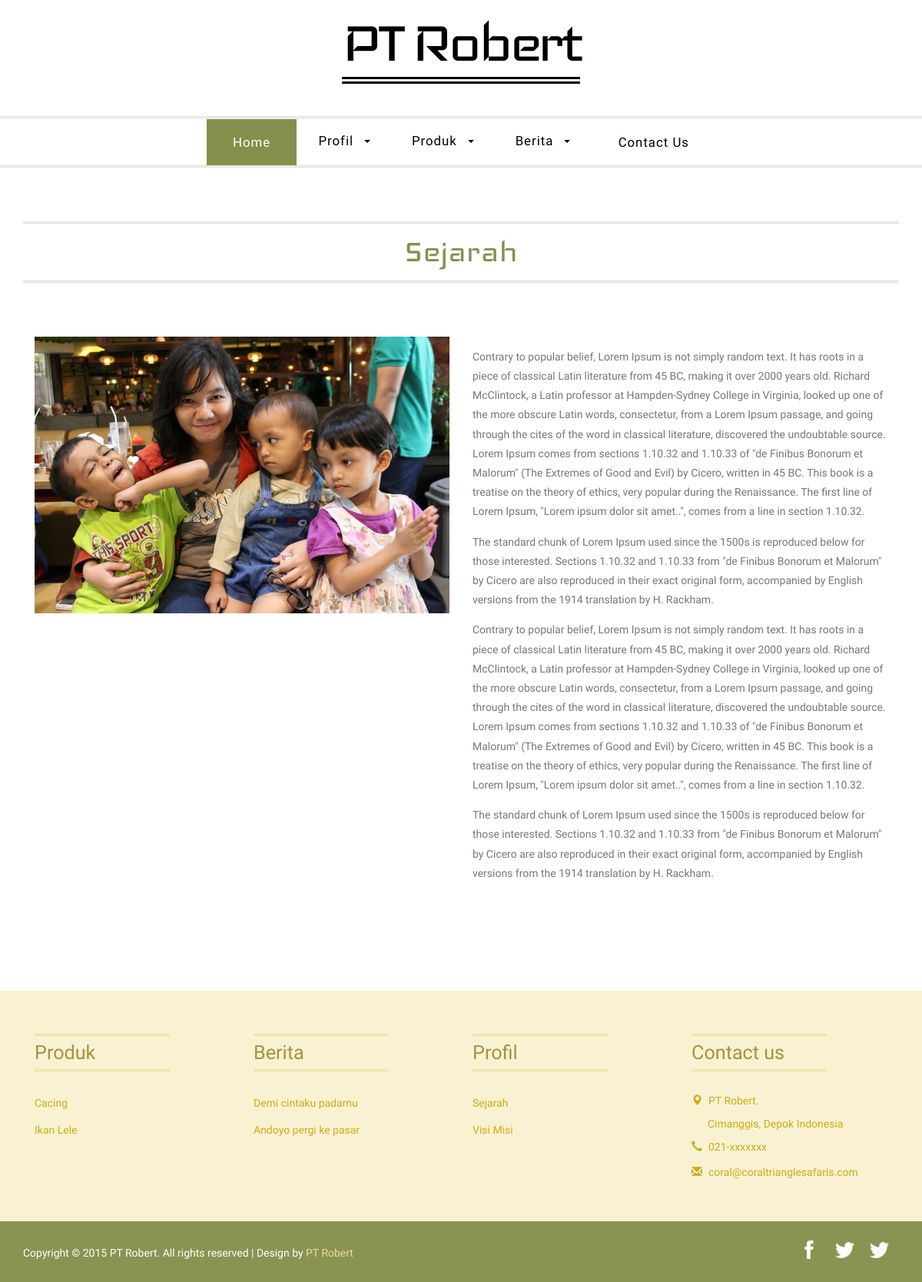
Screenshot of /berita/read/sejarah with the database file from the repository.
### tables this page shows
CREATE TABLE IF NOT EXISTS `konfigurasi` (
  `id_konfigurasi` int(11) NOT NULL AUTO_INCREMENT,
  `home_setting` varchar(20) NOT NULL,
  `namaweb` varchar(200) NOT NULL,
  `tagline` varchar(200) DEFAULT NULL,
  `tentang` varchar(500) DEFAULT NULL,
  `gambar` text,
  `video` varchar(50) DEFAULT NULL,
  `yacht` text NOT NULL,
  `website` varchar(255) DEFAULT NULL,
  `email` varchar(255) DEFAULT NULL,
  `alamat` varchar(400) DEFAULT NULL,
  `telepon` varchar(50) DEFAULT NULL,
  `hp` varchar(50) DEFAULT NULL,
  `fax` varchar(50) DEFAULT NULL,
  `logo` varchar(255) DEFAULT NULL,
  `icon` varchar(255) DEFAULT NULL,
  `keywords` varchar(400) DEFAULT NULL,
  `metatext` text,
  `facebook` varchar(255) DEFAULT NULL,
  `twitter` varchar(255) DEFAULT NULL,
  `instagram` varchar(255) DEFAULT NULL,
  `google_map` text,
  `judul_1` varchar(200) DEFAULT NULL,
  `pesan_1` varchar(200) DEFAULT NULL,
  `judul_2` varchar(200) DEFAULT NULL,
  `pesan_2` varchar(200) DEFAULT NULL,
  `judul_3` varchar(200) DEFAULT NULL,
  `pesan_3` varchar(200) DEFAULT NULL,
  `judul_4` varchar(200) DEFAULT NULL,
  `pesan_4` varchar(200) DEFAULT NULL,
  `judul_5` varchar(200) DEFAULT NULL,
  `pesan_5` varchar(200) NOT NULL,
  `judul_6` varchar(200) DEFAULT NULL,
  `pesan_6` varchar(200) NOT NULL,
  `id_user` int(11) NOT NULL,
  `tanggal` timestamp NOT NULL DEFAULT CURRENT_TIMESTAMP ON UPDATE CURRENT_TIMESTAMP,
  PRIMARY KEY (`id_konfigurasi`)
);

CREATE TABLE IF NOT EXISTS `berita` (
  `id_berita` int(11) NOT NULL AUTO_INCREMENT,
  `id_user` int(11) NOT NULL,
  `id_kategori_berita` int(11) NOT NULL,
  `slug_berita` varchar(255) NOT NULL,
  `nama_berita` varchar(255) NOT NULL,
  `keterangan` text NOT NULL,
  `jenis_berita` varchar(20) NOT NULL,
  `status_berita` varchar(20) NOT NULL,
  `gambar` varchar(255) NOT NULL,
  `tanggal_post` datetime NOT NULL,
  `tanggal` timestamp NOT NULL DEFAULT CURRENT_TIMESTAMP ON UPDATE CURRENT_TIMESTAMP,
  PRIMARY KEY (`id_berita`)
);

CREATE TABLE IF NOT EXISTS `produk` (
  `id_produk` int(11) NOT NULL AUTO_INCREMENT,
  `id_user` int(11) NOT NULL,
  `id_kategori_produk` int(11) NOT NULL,
  `slug_produk` varchar(255) NOT NULL,
  `nama_produk` varchar(255) NOT NULL,
  `keterangan` text NOT NULL,
  `harga` int(11) NOT NULL,
  `stok` int(11) NOT NULL,
  `satuan` varchar(20) NOT NULL,
  `status_produk` varchar(20) NOT NULL,
  `gambar` varchar(255) NOT NULL,
  `tanggal_post` datetime NOT NULL,
  `tanggal` timestamp NOT NULL DEFAULT CURRENT_TIMESTAMP ON UPDATE CURRENT_TIMESTAMP,
  PRIMARY KEY (`id_produk`)
);

CREATE TABLE IF NOT EXISTS `kategori_produk` (
  `id_kategori_produk` int(11) NOT NULL AUTO_INCREMENT,
  `slug_kategori_produk` varchar(255) NOT NULL,
  `nama_kategori_produk` varchar(255) NOT NULL,
  `keterangan` text,
  `urutan` int(11) DEFAULT NULL,
  PRIMARY KEY (`id_kategori_produk`)
);

### application/views/layout/wrapper.php (called while the page is built)
<?php
require_once('head.php');
require_once('header.php');
require_once('nav.php');
require_once('content.php');
require_once('footer.php');

### application/controllers/Berita.php (called while the page is built, shortened)
<?php
class Berita extends CI_Controller {
	public function __construct(){
		$this->load->model('konfigurasi_model');
		$this->load->model('berita_model');
		$this->load->model('kategori_berita_model');
	}
	public function read($slug_berita) {
		$berita	= $this->berita_model->home();
		$read	= $this->berita_model->read($slug_berita);
		$data	= array( 'title'	=> $read->nama_berita,
						 'keywords' => $read->nama_berita,
						 'berita'	=> $berita,
						 'read'		=> $read,
						 'isi'		=> 'berita/read');
		$this->load->view('layout/wrapper',$data);
	}
}

### index.php (called while the page is built, shortened)
<?php
require_once BASEPATH.'core/CodeIgniter.php';

### application/models/Konfigurasi_model.php (called while the page is built, shortened)
<?php
class Konfigurasi_model extends CI_Model {
	public function listing() {
		$this->db->select('*');
		$this->db->from('konfigurasi');
		$this->db->order_by('id_konfigurasi','DESC');
		$query = $this->db->get();
		return $query->row_array();
	}
}

### application/views/layout/content.php (called while the page is built)
<?php
if($isi)   {
	$this->load->view($isi);
}

### application/models/Berita_model.php (called while the page is built, shortened)
<?php
class Berita_model extends CI_Model {
	public function read($slug_berita) {
		$this->db->select('berita.*, kategori_berita.nama_kategori_berita, users.nama');
		$this->db->from('berita');
		$this->db->join('kategori_berita','kategori_berita.id_kategori_berita = berita.id_kategori_berita', 'LEFT');
		$this->db->join('users','users.id_user = berita.id_user','LEFT');
		$this->db->where('slug_berita',$slug_berita);
		$this->db->order_by('id_berita','DESC');
		$query = $this->db->get();
		return $query->row();
	}
	public function home() {
		$this->db->select('berita.*, kategori_berita.nama_kategori_berita, users.nama');
		$this->db->from('berita');
		$this->db->join('kategori_berita','kategori_berita.id_kategori_berita = berita.id_kategori_berita', 'LEFT');
		$this->db->join('users','users.id_user = berita.id_user','LEFT');
		$this->db->where('berita.status_berita','Publish');
		$this->db->order_by('id_berita','DESC');
		$this->db->limit(6);
		$query = $this->db->get();
		return $query->result();
	}
}

### application/models/Site_model.php (called while the page is built, shortened)
<?php
class Site_model extends CI_Model {
	public function nav_produk() {
		$this->db->select('produk.*,kategori_produk.nama_kategori_produk,
						  kategori_produk.slug_kategori_produk');
		$this->db->from('produk');
		$this->db->join('kategori_produk','kategori_produk.id_kategori_produk = produk.id_kategori_produk');
		$this->db->group_by('produk.id_kategori_produk');
		$this->db->order_by('kategori_produk.nama_kategori_produk','ASC');
		$query = $this->db->get();
		return $query->result();
	}
	public function nav_berita() {
		$this->db->select('berita.*,kategori_berita.nama_kategori_berita,
						  kategori_berita.slug_kategori_berita');
		$this->db->from('berita');
		$this->db->join('kategori_berita','kategori_berita.id_kategori_berita = berita.id_kategori_berita');
		$this->db->group_by('berita.id_kategori_berita');
		$this->db->order_by('kategori_berita.nama_kategori_berita','ASC');
		$query = $this->db->get();
		return $query->result();
	}
	public function nav_profil() {
		$this->db->select('*');
		$this->db->from('berita');
		$this->db->where(array(	'jenis_berita'	=> 'Profil',
								'status_berita'	=> 'Publish'));
		$this->db->order_by('nama_berita');
		$query = $this->db->get();
		return $query->result();
	}
}

### application/views/berita/read.php (the view)
	<div class="about">
		<div class="container">
			<h3 class="title"><?php echo $title ?></h3>
			<div class="about-text">
				<div class="col-md-6 about-text-left">
					<img src="<?php echo base_url('assets/upload/image/'.$read->gambar) ?>" class="img-responsive" alt="<?php echo $title ?>"/>
				</div>
				<div class="col-md-6 about-text-right">
					<?php echo $read->keterangan ?>
				</div>
				<div class="clearfix"> </div>
			</div>
		</div>
</div>

### application/views/layout/header.php
<?php
$site = $this->konfigurasi_model->listing();
?>
<div class="logo">
  <div class="container">
	  <div class="logo-info">
		  <a href="<?php echo base_url() ?>">
			  <h1><?php echo $site['namaweb'] ?></h1>
		  </a>
	  </div>
  </div>
</div>

### application/views/layout/footer.php (shortened to what this page needs)
<?php
$site = $this->konfigurasi_model->listing();
?>
<div class="footer">
<div class="container">
<div class="footer-grids">
	<div class="col-md-3 footer-grid">
		<h3 class="title">Produk</h3>
		<ul>
		<?php
		$footer_produk	= $this->site_model->nav_produk();
		foreach($footer_produk as $foprod) {
		?>
			<li><a href="<?php echo base_url('produk/kategori/'.$foprod->slug_kategori_produk) ?>"><?php echo $foprod->nama_kategori_produk ?></a></li>
		<?php } ?>
		</ul>
	</div>
	<div class="col-md-3 footer-grid">
		<h3 class="title">Berita</h3>
		 <ul>
         	<?php
			$footer_berita	= $this->site_model->nav_berita();
			foreach($footer_berita as $fober) {
			?>
			<li><a href="<?php echo base_url('berita/kategori/'.$fober->slug_berita) ?>"><?php echo $fober->nama_berita ?></a></li>
			<?php } ?>
		</ul>
	</div>
	<div class="col-md-3 footer-grid">
		<h3 class="title">Profil</h3>
		<ul>
        <?php
		$footer_profil	= $this->site_model->nav_profil();
		foreach($footer_profil as $foprof) {
		?>
			<li><a href="<?php echo base_url('berita/read/'.$foprof->slug_berita) ?>">
			<?php echo $foprof->nama_berita ?></a></li>
		<?php } ?>
		</ul>
	</div>
	<div class="col-md-3 footer-grid contact-grid">
			<h3 class="title">Contact us</h3>
			<ul>
				<li><span class="glyphicon glyphicon-map-marker" aria-hidden="true"></span><?php echo $site['namaweb']?>.</li>
				<li class="adrs"><?php echo nl2br ($site['alamat'])?></li>
				<li><span class="glyphicon glyphicon-earphone" aria-hidden="true"></span><?php echo $site['telepon']?></li>
				<li><span class="glyphicon glyphicon-envelope" aria-hidden="true"></span><a href="mailto:<?php echo $site['email']?>"><?php echo $site['email']?></a></li>
			</ul>
	</div>
	<div class="clearfix"> </div>
</div>
</div>
</div>
<div class="copy">
<div class="container">
<div class="copy-left">
	<p>Copyright © 2015 <?php echo $site['namaweb']?>. All rights reserved | Design by <a href="<?php echo $site['website']?>"><?php echo $site['namaweb']?></a></p>
</div>
<div class="social-icons">
	<ul>
		<li><a href="<?php echo $site['facebook']?>" class="fb"></a></li>
		<li><a href="<?php echo $site['twitter']?>"></a></li>
        <li><a href="<?php echo $site['instagram']?>" class="ig"></a></li>
	</ul>
</div>
<div class="clearfix"> </div>
</div>
</div>
</body>
</html>

### assets/front/css/style.css (style rules this page uses)
body { margin:0; font-family: 'Roboto-Regular'; }
body a { transition: 0.5s all ease; -webkit-transition: 0.5s all ease; -moz-transition: 0.5s all ease; -o-transition: 0.5s all ease; -ms-transition: 0.5s all ease; text-decoration:none; }
h1,h2,h3,h4,h5,h6 { margin:0; }
p { margin:0; }
ul,label { margin:0; padding:0; }
.logo { padding: 0.8em 0 3em; text-align: center; }
.logo a { display:inline-block; }
.logo a h1 { font-size: 6.5em; font-family: 'Iceland-Regular'; color: #000; letter-spacing: -5px; border-bottom: 9px double #000; line-height: 0.98em; }
.logo-info { position: relative; }
h3.title { font-size: 3.5em; color: #84904B; text-align: center; border-top: 3px double #D8D7D7; border-bottom: 3px double #D8D7D7; padding: 0.2em 0; font-family: 'Iceland-Regular'; }
.footer { padding: 4em 0 3em; background-color:#F9F2D2; }
.footer-grid h3.title { padding: 0.3em 0; text-align: left; width: 69%; border-color: #E8DA97; font-family: 'Roboto-Regular'; font-size: 1.8em; color: #A7913F; }
.footer-grid ul { margin: 0; padding: 2em 0 0; }
.footer-grid ul li { display: block; margin: 0 0 10px; color:#CCAC16; font-size: 1em; }
.footer-grid ul li a { font-size: 1em; color: #CCAC16; text-decoration: none; padding: 0.2em 0; display: inline-block; }
.contact-grid ul li span { width: 15px; height: 15px; margin-right: 0.5em; }
.footer-grid ul li.adrs { padding-left: 1.5em; }
.copy { text-align: center; background:#899452; padding:1.5em 0; }
.copy p { color: #fff; font-size: 1em; margin-top: 10px; }
.copy p a { color:#EADB97; }
.copy-left { float: left; }
.social-icons { float: right; }
.social-icons ul li { display: inline-block; margin-right: 10px; }
.social-icons ul li a.fb { background: url(../images/iconsprite.png)no-repeat 10px 3px; }
.social-icons ul li a { background: url(../images/iconsprite.png)no-repeat 3px -33px; display: block; width: 32px; height: 32px; transition: none; }
.about, .typo, .gallery,.services, .contact { padding: 5em 0; }
.about-text { padding: 5em 0; }
.about-text-left img { width: 100%; }
.about-text-right p { color: #777; font-size: 1em; line-height: 1.8em; margin-top: 1em; }

### rows the page displays
konfigurasi: namaweb "PT Robert", alamat "Cimanggis, Depok Indonesia", telepon "021-xxxxxxx", email "coral@coraltrianglesafaris.com"
berita: gambar (picture), keterangan "Contrary to popular belief, Lorem Ipsum is not simply random text. It has roots in a piece of classical Latin literature from 45 BC, making it over 2000 years old. Richard McClintock, a Latin professor at Hampden-Sydney College in Virginia, looked up one of the more obscure Latin words, consectetur, from a Lorem Ipsum passage, and going through the cites of the word in classical literature, discovered the undoubtable source. Lorem Ipsum comes from sections 1.10.32 and 1.10.33 of \"de Finibus Bonorum et Malorum\" (The Extremes of Good and Evil) by Cicero, written in 45 BC. This book is a treatise on the theory of ethics, very popular during the Renaissance. The first line of Lorem Ipsum,…", nama_berita "Sejarah"
produk: id_kategori_produk.nama_kategori_produk "Cacing"
produk: id_kategori_produk.nama_kategori_produk "Ikan Lele"
berita: nama_berita "Demi cintaku padamu"
berita: nama_berita "Andoyo pergi ke pasar"
berita: nama_berita "Visi Misi"

### other values shown
$title "Sejarah"
